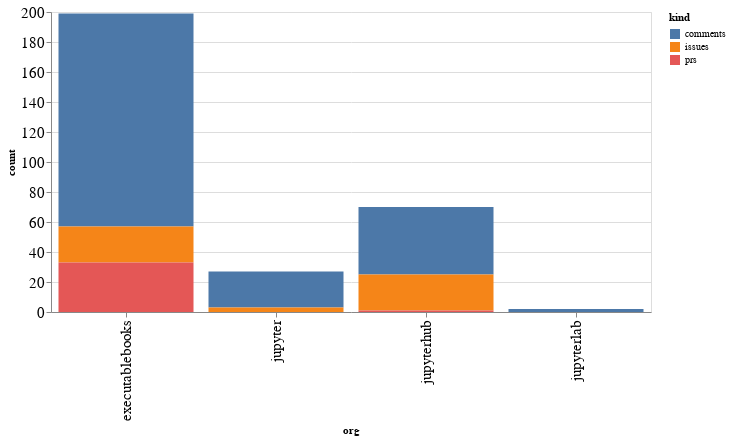

Here is the notebook cell this chart was saved with:
### Code cell
alt.Chart(org_summaries, width=600).mark_bar().encode(
    x='org',
    y='count',
    color='kind',
    tooltip="org"
)

### Figure 1 — Vega-Lite specification as saved in the notebook (floating-point values rounded to 4 significant figures)
{"config": {"axisLeft": {"labelFontSize": 15}, "axisBottom": {"labelFontSize": 15}}, "data": {"name": "data-7811f55f64f54e86ab398fec6d128ae0"}, "mark": "bar", "encoding": {"color": {"type": "nominal", "field": "kind"}, "tooltip": {"type": "nominal", "field": "org"}, "x": {"type": "nominal", "field": "org"}, "y": {"type": "quantitative", "field": "count"}}, "width": 600, "$schema": "https://vega.github.io/schema/vega-lite/v4.8.1.json", "datasets": {"data-7811f55f64f54e86ab398fec6d128ae0": [{"org": "executablebooks", "kind": "comments", "count": 142}, {"org": "executablebooks", "kind": "issues", "count": 24}, {"org": "executablebooks", "kind": "prs", "count": 33}, {"org": "jupyter", "kind": "comments", "count": 24}, {"org": "jupyter", "kind": "issues", "count": 3}, {"org": "jupyterhub", "kind": "comments", "count": 45}, {"org": "jupyterhub", "kind": "issues", "count": 24}, {"org": "jupyterhub", "kind": "prs", "count": 1}, {"org": "jupyterlab", "kind": "comments", "count": 2}]}}
